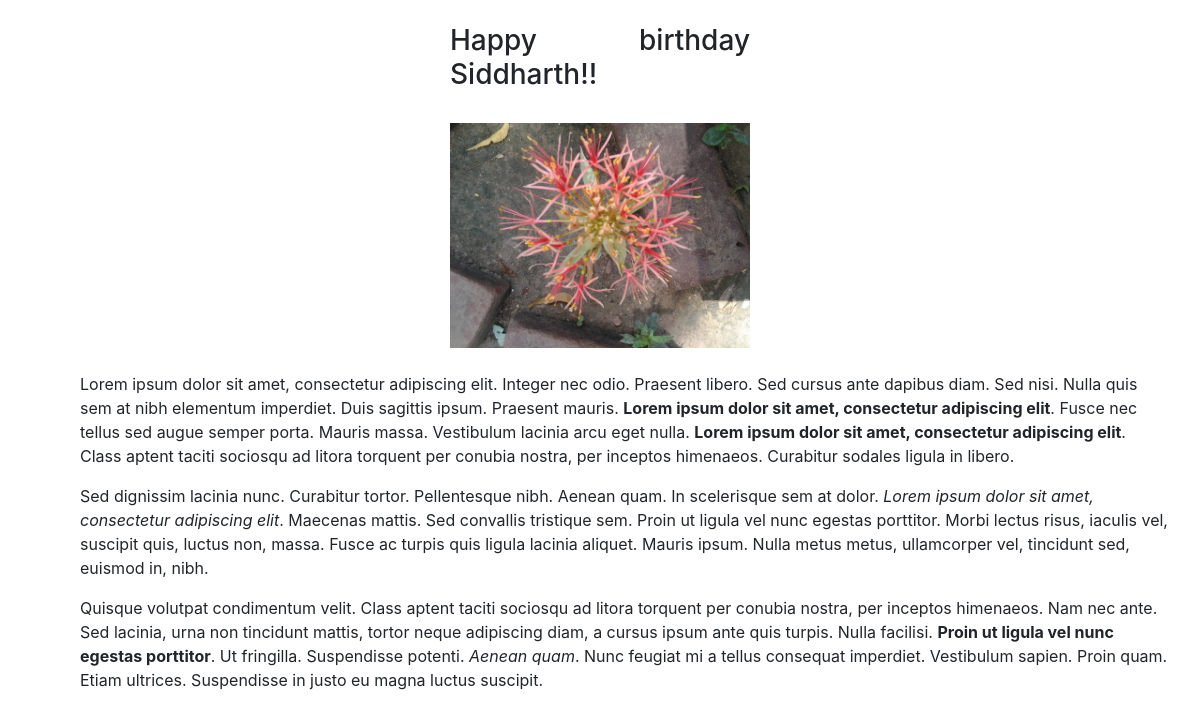
The page / on the database its author committed.
### wish/models.py (models this page shows)
class wishlist(models.Model):
	wish_title = models.CharField(max_length=100)
	wish_description =models.TextField()
	pic = models.ImageField(upload_to='wish/images/')

### wish/views.py (the view)
# urls.py: 2. Add a URL to urlpatterns:  path('', views.home, name='home')
def home(request):
	wishes = wishlist.objects.order_by('-id')[0]
	return render(request, 'wish/home.html', {'wishes':wishes})

### wish/templates/wish/home.html
{% extends 'wish/base.html' %}
{% block content %}
{% load static %}
<h3 class="textcenter">
{{ wishes.wish_title }}
</h3>
<br>
<img src="{{ wishes.pic.url }}" alt="wish" class="center">
<br>
<div>
{{ wishes.wish_description|safe }}
</div>
{% endblock %}

### wish/templates/wish/base.html (shortened to what this page needs)
{% load static %}
<!doctype html>
<html lang="en">
  <head>
    <link rel="stylesheet" href="https://stackpath.bootstrapcdn.com/bootstrap/4.5.0/css/bootstrap.min.css">
  </head>
  <body>
    {% block content %}
    {% endblock %}
  </body>
</html>

### rows shown on the page
wishlist: wish_title "Happy birthday Siddharth!!", pic (picture), wish_description "Lorem ipsum dolor sit amet, consectetur adipiscing elit. Integer nec odio. Praesent libero. Sed cursus ante dapibus diam. Sed nisi. Nulla quis sem at nibh elementum imperdiet. Duis sagittis ipsum. Praesent mauris. Lorem ipsum dolor sit amet, consectetur adipiscing elit . Fusce nec tellus sed augue semper porta. Mauris massa. Vestibulum lacinia arcu eget nulla. Lorem ipsum dolor sit amet, consectetur adipiscing elit . Class aptent taciti sociosqu ad litora torquent per conubia nostra, per inceptos himenaeos. Curabitur sodales ligula in libero. Sed dignissim lacinia nunc. Curabitur tortor. Pellentesque nibh. Aenean quam. In scelerisque sem at dolor. Lorem ipsum dolor sit amet, consectetur…"
